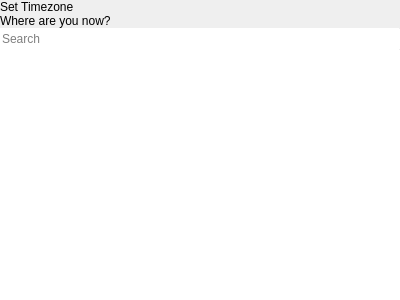
<?xml version="1.0" encoding="UTF-8"?>
<ui version="4.0">
 <class>SetTimezonePopover</class>
 <widget class="QWidget" name="SetTimezonePopover">
  <property name="geometry">
   <rect>
    <x>0</x>
    <y>0</y>
    <width>400</width>
    <height>300</height>
   </rect>
  </property>
  <property name="windowTitle">
   <string notr="true">Form</string>
  </property>
  <layout class="QVBoxLayout" name="verticalLayout">
   <property name="spacing">
    <number>0</number>
   </property>
   <property name="leftMargin">
    <number>0</number>
   </property>
   <property name="topMargin">
    <number>0</number>
   </property>
   <property name="rightMargin">
    <number>0</number>
   </property>
   <property name="bottomMargin">
    <number>0</number>
   </property>
   <item>
    <widget class="tStackedWidget" name="stackedWidget">
     <property name="currentIndex">
      <number>0</number>
     </property>
     <widget class="QWidget" name="timezonesPage">
      <layout class="QVBoxLayout" name="verticalLayout_2">
       <property name="spacing">
        <number>0</number>
       </property>
       <property name="leftMargin">
        <number>0</number>
       </property>
       <property name="topMargin">
        <number>0</number>
       </property>
       <property name="rightMargin">
        <number>0</number>
       </property>
       <property name="bottomMargin">
        <number>0</number>
       </property>
       <item>
        <widget class="tTitleLabel" name="titleLabel">
         <property name="text">
          <string>Set Timezone</string>
         </property>
        </widget>
       </item>
       <item>
        <widget class="QLabel" name="label">
         <property name="text">
          <string>Where are you now?</string>
         </property>
         <property name="margin">
          <number>9</number>
         </property>
        </widget>
       </item>
       <item>
        <widget class="Line" name="line">
         <property name="maximumSize">
          <size>
           <width>16777215</width>
           <height>1</height>
          </size>
         </property>
         <property name="orientation">
          <enum>Qt::Horizontal</enum>
         </property>
        </widget>
       </item>
       <item>
        <widget class="QLineEdit" name="searchBox">
         <property name="frame">
          <bool>false</bool>
         </property>
         <property name="placeholderText">
          <string>Search</string>
         </property>
        </widget>
       </item>
       <item>
        <widget class="Line" name="line_2">
         <property name="maximumSize">
          <size>
           <width>16777215</width>
           <height>1</height>
          </size>
         </property>
         <property name="orientation">
          <enum>Qt::Horizontal</enum>
         </property>
        </widget>
       </item>
       <item>
        <widget class="QListView" name="listView">
         <property name="frameShape">
          <enum>QFrame::NoFrame</enum>
         </property>
        </widget>
       </item>
      </layout>
     </widget>
     <widget class="QWidget" name="spinnerPage">
      <layout class="QGridLayout" name="gridLayout">
       <item row="0" column="1">
        <spacer name="verticalSpacer">
         <property name="orientation">
          <enum>Qt::Vertical</enum>
         </property>
         <property name="sizeHint" stdset="0">
          <size>
           <width>20</width>
           <height>121</height>
          </size>
         </property>
        </spacer>
       </item>
       <item row="1" column="0">
        <spacer name="horizontalSpacer">
         <property name="orientation">
          <enum>Qt::Horizontal</enum>
         </property>
         <property name="sizeHint" stdset="0">
          <size>
           <width>171</width>
           <height>20</height>
          </size>
         </property>
        </spacer>
       </item>
       <item row="1" column="1">
        <widget class="tCircularSpinner" name="spinner" native="true"/>
       </item>
       <item row="1" column="2">
        <spacer name="horizontalSpacer_2">
         <property name="orientation">
          <enum>Qt::Horizontal</enum>
         </property>
         <property name="sizeHint" stdset="0">
          <size>
           <width>170</width>
           <height>20</height>
          </size>
         </property>
        </spacer>
       </item>
       <item row="2" column="1">
        <spacer name="verticalSpacer_2">
         <property name="orientation">
          <enum>Qt::Vertical</enum>
         </property>
         <property name="sizeHint" stdset="0">
          <size>
           <width>20</width>
           <height>120</height>
          </size>
         </property>
        </spacer>
       </item>
      </layout>
     </widget>
    </widget>
   </item>
  </layout>
 </widget>
 <customwidgets>
  <customwidget>
   <class>tStackedWidget</class>
   <extends>QStackedWidget</extends>
   <header location="global">tstackedwidget.h</header>
   <container>1</container>
   <slots>
    <signal>switchingFrame(int)</signal>
   </slots>
  </customwidget>
  <customwidget>
   <class>tTitleLabel</class>
   <extends>QLabel</extends>
   <header location="global">ttitlelabel.h</header>
   <slots>
    <signal>backButtonClicked()</signal>
   </slots>
  </customwidget>
  <customwidget>
   <class>tCircularSpinner</class>
   <extends>QWidget</extends>
   <header location="global">tcircularspinner.h</header>
   <container>1</container>
  </customwidget>
 </customwidgets>
 <resources/>
 <connections/>
</ui>
